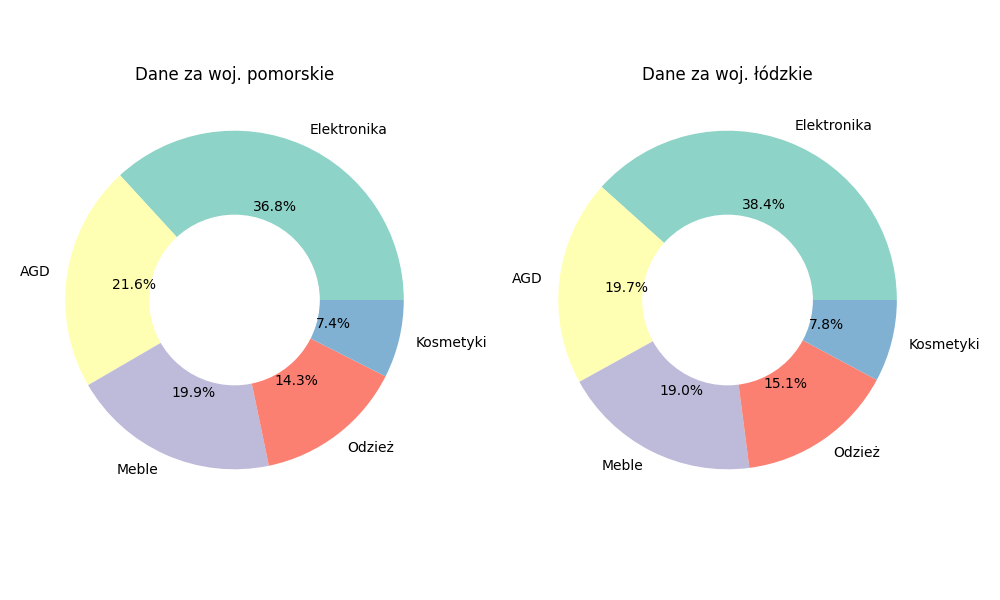

Write Python code to recreate this figure.
import pandas as pd
import numpy as np
import matplotlib.pyplot as plt

data = pd.read_csv("sprzedaz_regionalna.csv", sep=";", index_col=0).T

pomorskie = data["Pomorskie"]
lodzkie = data["Łódzkie"]

cmap = plt.colormaps['Set3']
kolory = [cmap(i) for i in range(5)]

plt.figure(figsize=(10,6))

plt.subplot(1,2,1)
plt.pie(pomorskie, colors=kolory, autopct="%1.1f%%", labels=pomorskie.index)
circle = plt.Circle((0, 0), 0.5, color='white')
p = plt.gcf()
p.gca().add_artist(circle)
plt.title("Dane za woj. pomorskie")
plt.subplot(1,2,2)
plt.pie(lodzkie, colors=kolory, autopct="%1.1f%%", labels=lodzkie.index)
circle = plt.Circle((0, 0), 0.5, color='white')
p = plt.gcf()
p.gca().add_artist(circle)
plt.title("Dane za woj. łódzkie")

plt.tight_layout()

plt.savefig("L13_zad3.png")
plt.show()